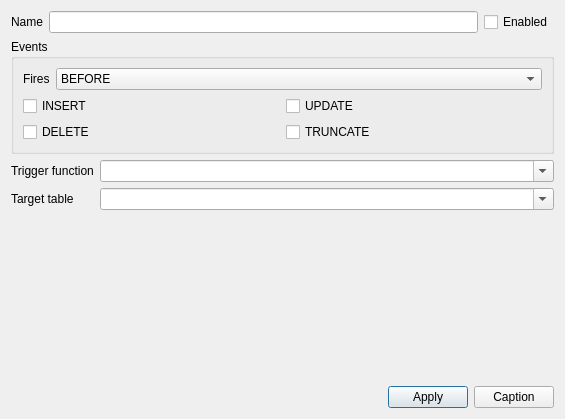
<?xml version="1.0" encoding="UTF-8"?>
<ui version="4.0">
 <class>TriggerEditForm</class>
 <widget class="QDialog" name="TriggerEditForm">
  <property name="geometry">
   <rect>
    <x>0</x>
    <y>0</y>
    <width>565</width>
    <height>419</height>
   </rect>
  </property>
  <property name="windowTitle">
   <string>Trigger edit form</string>
  </property>
  <layout class="QVBoxLayout" name="verticalLayout">
   <item>
    <layout class="QHBoxLayout" name="horizontalLayout_4">
     <item>
      <widget class="QLabel" name="lblName">
       <property name="text">
        <string>Name</string>
       </property>
      </widget>
     </item>
     <item>
      <widget class="QLineEdit" name="edtName"/>
     </item>
     <item>
      <widget class="QCheckBox" name="chkEnabled">
       <property name="text">
        <string>Enabled</string>
       </property>
      </widget>
     </item>
    </layout>
   </item>
   <item>
    <widget class="QGroupBox" name="gbEvents">
     <property name="title">
      <string>Events</string>
     </property>
     <layout class="QVBoxLayout" name="verticalLayout_2">
      <item>
       <layout class="QHBoxLayout" name="horizontalLayout_2">
        <item>
         <widget class="QLabel" name="label">
          <property name="text">
           <string>Fires</string>
          </property>
         </widget>
        </item>
        <item>
         <widget class="QComboBox" name="cmbBeforeAfter">
          <property name="sizePolicy">
           <sizepolicy hsizetype="Expanding" vsizetype="Fixed">
            <horstretch>0</horstretch>
            <verstretch>0</verstretch>
           </sizepolicy>
          </property>
          <item>
           <property name="text">
            <string>BEFORE</string>
           </property>
          </item>
          <item>
           <property name="text">
            <string>AFTER</string>
           </property>
          </item>
         </widget>
        </item>
       </layout>
      </item>
      <item>
       <layout class="QGridLayout" name="gridLayout">
        <item row="0" column="0">
         <widget class="QCheckBox" name="chkInsertEvent">
          <property name="text">
           <string>INSERT</string>
          </property>
         </widget>
        </item>
        <item row="0" column="1">
         <widget class="QCheckBox" name="chkUpdateEvent">
          <property name="text">
           <string>UPDATE</string>
          </property>
         </widget>
        </item>
        <item row="1" column="0">
         <widget class="QCheckBox" name="chkDeleteEvent">
          <property name="text">
           <string>DELETE</string>
          </property>
         </widget>
        </item>
        <item row="1" column="1">
         <widget class="QCheckBox" name="chkTruncateEvent">
          <property name="text">
           <string>TRUNCATE</string>
          </property>
         </widget>
        </item>
       </layout>
      </item>
     </layout>
    </widget>
   </item>
   <item>
    <layout class="QFormLayout" name="formLayout">
     <item row="1" column="1">
      <widget class="QComboBox" name="cmbFunction">
       <property name="editable">
        <bool>true</bool>
       </property>
      </widget>
     </item>
     <item row="3" column="0">
      <widget class="QLabel" name="lblTargetTable">
       <property name="sizePolicy">
        <sizepolicy hsizetype="Maximum" vsizetype="Preferred">
         <horstretch>0</horstretch>
         <verstretch>0</verstretch>
        </sizepolicy>
       </property>
       <property name="text">
        <string>Target table</string>
       </property>
      </widget>
     </item>
     <item row="3" column="1">
      <widget class="QComboBox" name="cmbTargetTable">
       <property name="editable">
        <bool>true</bool>
       </property>
      </widget>
     </item>
     <item row="1" column="0">
      <widget class="QLabel" name="label_2">
       <property name="sizePolicy">
        <sizepolicy hsizetype="Maximum" vsizetype="Preferred">
         <horstretch>0</horstretch>
         <verstretch>0</verstretch>
        </sizepolicy>
       </property>
       <property name="text">
        <string>Trigger function</string>
       </property>
      </widget>
     </item>
    </layout>
   </item>
   <item>
    <spacer name="verticalSpacer">
     <property name="orientation">
      <enum>Qt::Vertical</enum>
     </property>
     <property name="sizeHint" stdset="0">
      <size>
       <width>20</width>
       <height>320</height>
      </size>
     </property>
    </spacer>
   </item>
   <item>
    <layout class="QHBoxLayout" name="horizontalLayout">
     <item>
      <spacer name="horizontalSpacer">
       <property name="orientation">
        <enum>Qt::Horizontal</enum>
       </property>
       <property name="sizeHint" stdset="0">
        <size>
         <width>40</width>
         <height>20</height>
        </size>
       </property>
      </spacer>
     </item>
     <item>
      <widget class="QPushButton" name="btnApply">
       <property name="text">
        <string>Apply</string>
       </property>
      </widget>
     </item>
     <item>
      <widget class="QPushButton" name="btnCancel">
       <property name="text">
        <string>Caption</string>
       </property>
      </widget>
     </item>
    </layout>
   </item>
  </layout>
 </widget>
 <resources/>
 <connections/>
</ui>
